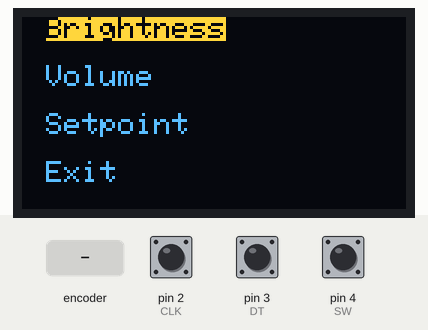
This sketch was run on a simulated Arduino Nano, built with avr-gcc and run on an emulated ATmega328P. Parts: 128×64 one-colour display. The test bench sets the inputs (shaded band); at power-on: pin 4 (SW) HIGH, pin 2 (CLK) HIGH, pin 3 (DT) HIGH. The OLED is the two-colour kind (top 16 rows yellow).

Above: at 1.2 s.
1.3 s: rotary encoder on pin 2 (CLK) / pin 3 (DT) turned 3 steps (first pin leading)
At 2.6 s:
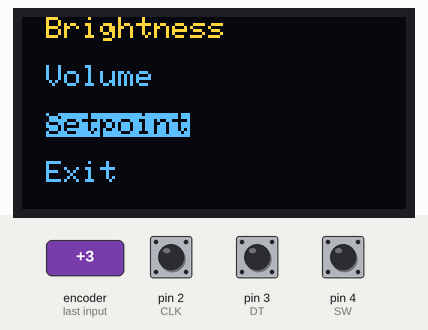
3.4 s: pin 4 (SW) pulled LOW for 1 s
At 3.7 s:
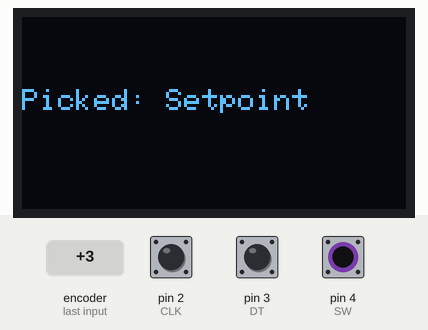
6.7 s: pin 4 (SW) pulled LOW for 3.2 s
Timing chart, 0 to 9.7 s (numbered marks = the images above; inputs shaded):
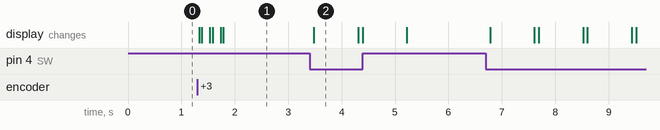

Measured:
- after the input at 1.3 s, the display: first changes at once (image 1 shows a later state)
- after the input at 3.4 s, the display: changes after 0.08 s (image 2)
- what the display in image 2 shows lasts 0.8 s, from 3.5 s to 4.3 s

The sketch:

nano_ky040_oled_menu.ino
```cpp
// Arduino sketch that reads a KY-040 rotary encoder (CLK, DT, SW) and drives an SSD1306 OLED to display a scrollable menu and handle selections.
//
// Full tutorial: https://shillehtek.com/blogs/news/arduino-nano-ky-040-oled-menu-ui
// Parts used: https://shillehtek.com/products/ky-040-rotary-encoder-module-for-arduino-with-demo-code
//             https://shillehtek.com/products/arduino-nano-v3-presoldered-ch340g-atmega328p
//             https://shillehtek.com/products/shillehtek-830-point-breadboard-for-arduino-raspberry-pi-esp32-and-other-microcontrollers
// More examples: https://github.com/shillehbean/shillehtek-examples
//

#include <Wire.h>
#include <Adafruit_GFX.h>
#include <Adafruit_SSD1306.h>

const int CLK = 2, DT = 3, SW = 4;
volatile int pos = 0;
int lastPos = 0, lastClk = HIGH;

const char* items[] = {"Brightness", "Volume", "Setpoint", "Exit"};
const int N = 4;
int selected = 0;

Adafruit_SSD1306 oled(128, 64, &Wire, -1);

void onRot() {
  int clk = digitalRead(CLK);
  if (clk != lastClk) {
    if (digitalRead(DT) != clk) pos++; else pos--;
    lastClk = clk;
  }
}

void draw() {
  oled.clearDisplay();
  for (int i = 0; i < N; i++) {
    oled.setCursor(8, i * 16);
    oled.setTextColor(i == selected ? BLACK : WHITE,
                       i == selected ? WHITE : BLACK);
    oled.print(items[i]);
  }
  oled.display();
}

void setup() {
  pinMode(CLK, INPUT_PULLUP);
  pinMode(DT, INPUT_PULLUP);
  pinMode(SW, INPUT_PULLUP);
  attachInterrupt(digitalPinToInterrupt(CLK), onRot, CHANGE);
  oled.begin(SSD1306_SWITCHCAPVCC, 0x3C);
  oled.setTextSize(1);
  draw();
}

void loop() {
  if (pos != lastPos) {
    selected = (selected + (pos > lastPos ? 1 : -1) + N) % N;
    lastPos = pos;
    draw();
  }
  if (digitalRead(SW) == LOW) {
    delay(50);  // debounce
    oled.clearDisplay();
    oled.setCursor(0, 24);
    oled.print("Picked: "); oled.print(items[selected]);
    oled.display();
    delay(800);
    draw();
  }
}
```
